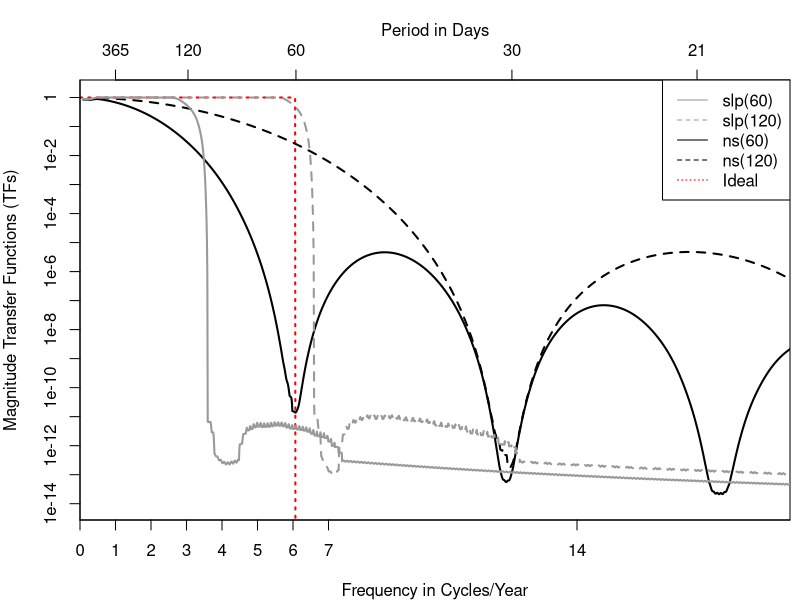

Source code (R):
#
#  Generate Figure 5
#
library("multitaper")
library("splines")
library("MASS")

N <- 3650 # 10 years of data, approximately
time <- 1:N
Nknot <- 60
fftn <- 16384
ns60  <- ns(time, df = Nknot) # 6 knots per year
ns120 <- ns(time, df = Nknot * 2)

specNS60  <- matrix(data = 0, nrow = fftn + 1, ncol = Nknot)
specNS120 <- matrix(data = 0, nrow = fftn + 1, ncol = Nknot * 2)

for(j in 1:Nknot) {
  specNS60[, j]  <- spec.mtm( ns60[, j], deltat = 86400, nFFT = 2 * fftn, plot=FALSE)$spec }
for(j in 1:(Nknot * 2)) {
  specNS120[, j] <- spec.mtm(ns120[, j], deltat = 86400, nFFT = 2 * fftn, plot = FALSE)$spec }

freqs <- seq(0, 0.5, 1/2/fftn)
cutoff <- min(which(freqs > 6/365))+5          # about 6 cycles/year
theory <- rep(1, cutoff)
theory <- c(theory, rep(1e-21, length(freqs)-length(theory)))
freqs <- freqs * 365    # changes freqs from cycles/day to cycles/year

# ** only using vectors 1-58, because 59 and 60 have _very_ poor spectral properties
#    and make the result look even worse than actual performance

# projection matrix has eigenvalues 1 and 0; the eigenvalue of H^T*H gives the magnitude correction factor
etfNS60  <- eigen(t(ns60[, 1:58]) %*% ns60[, 1:58])$value[1]  
etfNS120 <- eigen(t(ns120[, 1:118]) %*% ns120[, 1:118])$value[1]  

# magnitude transfer function: sum of the individual projection vectors, normalized by etf
tfNS60  <- rowSums(specNS60[, 1:58]) / (etfNS60 * 86400)
tfNS120 <- rowSums(specNS120[, 1:118]) / (etfNS120 * 86400)

#
#  Add Slepians the same way
#
slp1 <- multitaper::dpss(n = N, k = Nknot, nw = (Nknot+2)/2)$v # 60 basis vectors, same as option 1 previously, W \approx 120 days
slp2 <- multitaper::dpss(n = N, k = Nknot * 2, nw = ((Nknot * 2 + 2) / 2))$v   # 120 basis vectors, W \approx 60 days

specS1 <- matrix(data=0, nrow=fftn + 1, ncol=Nknot)
specS2 <- matrix(data=0, nrow=fftn + 1, ncol=Nknot * 2)

for(j in 1:Nknot) {
  specS1[, j] <- spec.mtm(slp1[, j], deltat = 86400, nFFT = 2 * fftn, plot = FALSE)$spec }
for(j in 1:(Nknot * 2)) {
  specS2[, j] <- spec.mtm(slp2[, j], deltat = 86400, nFFT = 2 * fftn, plot = FALSE)$spec }

# magnitude transfer function: sum of the individual projection vectors, no normalization -- eigenvalues = 1
tfSLP60  <- rowSums(specS1[, 1:60]) / 86400
tfSLP120 <- rowSums(specS2[, 1:120]) / 86400 

################################################################################
#
#  10 point moving average for each, cleans up plots for comparison
#
moveAvg <- function(x, n = 20) { filter(x, rep(1/n, n), sides=2)}

tfNS60   <- moveAvg(tfNS60)
tfNS120  <- moveAvg(tfNS120)
tfSLP60  <- moveAvg(tfSLP60)
tfSLP120 <- moveAvg(tfSLP120) 

PerLab <- c(0,1,2,3,4,5,6,7,14,21,30,60,120, 365)
atPerLab <- 365/(PerLab)   # already scaled the freq array to be in cycles/year, not cycles/day
yAxisP <- 10^(seq(-15,1,1))
yAxisL <- c("1e-15", "1e-14", "1e-13", "1e-12","1e-11","1e-10","1e-9","1e-8","1e-7","1e-6",
            "1e-5","1e-4","1e-3","1e-2", "1e-1","1", "1e1")
#
#  Generate Figure 5 for paper
#
# pdf(file="figures/compareTransferFunctAll.pdf", width=6, height=5)
postscript(file="figures/compareTransferFunctAll.eps", width=6, height=5,
           horizontal = FALSE, paper = 'special')
par(mar=c(4,4,4,0.5))
plot(freqs, theory, type="l", col="red", lwd=2, lty = 3, log="y", xlim=c(0,20),
     ylim=c(1e-14,1.1e0), xlab="Frequency in Cycles/Year", ylab="Magnitude Transfer Functions (TFs)",
     xaxt = 'n', yaxt = 'n', xaxs = "i")
lines(freqs, tfNS60,   type = "l", col = "black",  lwd = 2)
lines(freqs, tfNS120,  type = "l", col = "black",  lwd = 2, lty = 2)
lines(freqs, tfSLP60,  type = "l", col = "grey60", lwd = 2)
lines(freqs, tfSLP120, type = "l", col = "grey60", lwd = 2, lty = 2)

axis(side = 3, line = 0, at = atPerLab, labels = PerLab)
axis(side = 2, line = 0, at = yAxisP, labels = yAxisL)
axis(side = 1, line = 0, at = PerLab, labels = PerLab)
mtext("Period in Days", side = 3, line = 2)

legend(x = "topright", lty = c(1,2,1,2, 3), col = c("grey60", "grey60", "black", "black", "red"),
       legend = c("slp(60)", "slp(120)", "ns(60)", "ns(120)", "Ideal"))
dev.off()
